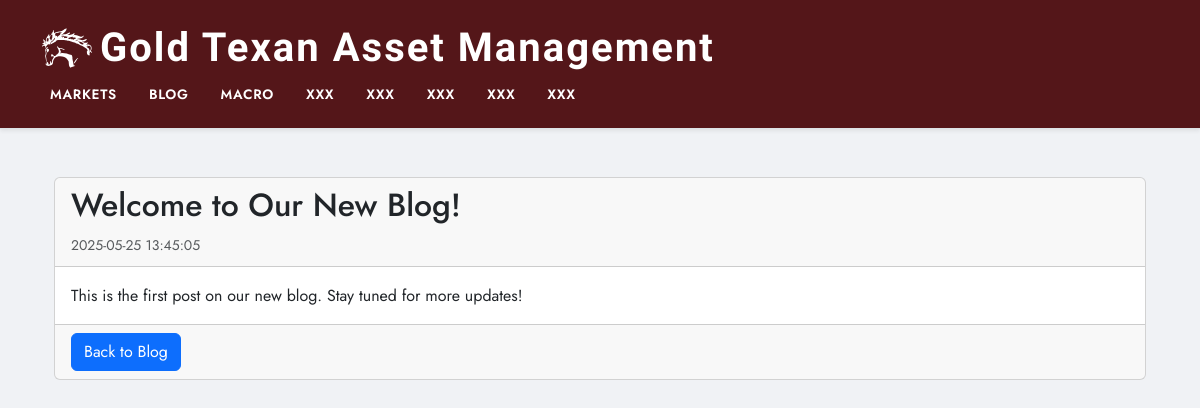
The app's page /blog/5 with its own data.
### tables this page shows
CREATE TABLE posts (
        id INTEGER PRIMARY KEY AUTOINCREMENT,
        title TEXT NOT NULL,
        content TEXT NOT NULL,
        timestamp DATETIME DEFAULT CURRENT_TIMESTAMP
    );

### routes/blog_routes.py (the view)
@blog_bp.route('/<int:post_id>')
def show_post(post_id):
    conn = sqlite3.connect(DB_FILE)
    conn.row_factory = sqlite3.Row
    c = conn.cursor()
    c.execute("SELECT * FROM posts WHERE id = ?", (post_id,))
    post = c.fetchone()
    conn.close()
    return render_template('post.html', post=post)

### templates/post.html
{% extends "layout.html" %}
{% block content %}
<div class="container mt-5">
  <div class="card">
    <div class="card-header">
      <h2>{{ post.title }}</h2>
      <small class="text-muted">{{ post.timestamp }}</small>
    </div>
    <div class="card-body">
      <p class="card-text">{{ post.content | safe }}</p>
    </div>
     <div class="card-footer">
        <a href="{{ url_for('blog.list_posts') }}" class="btn btn-primary">Back to Blog</a>
    </div>
  </div>
</div>
{% endblock %}

### static/style.css (style rules this page uses)
html { background-color: #f0f2f5; }
body { font-family: 'Jost', sans-serif; background-color: #f0f2f5; color: #1a1a1a; line-height: 1.6; margin: 0; padding: 0; }

### records on screen
posts: title "Welcome to Our New Blog!", timestamp "2025-05-25 13:45:05", content "This is the first post on our new blog. Stay tuned for more updates!"
